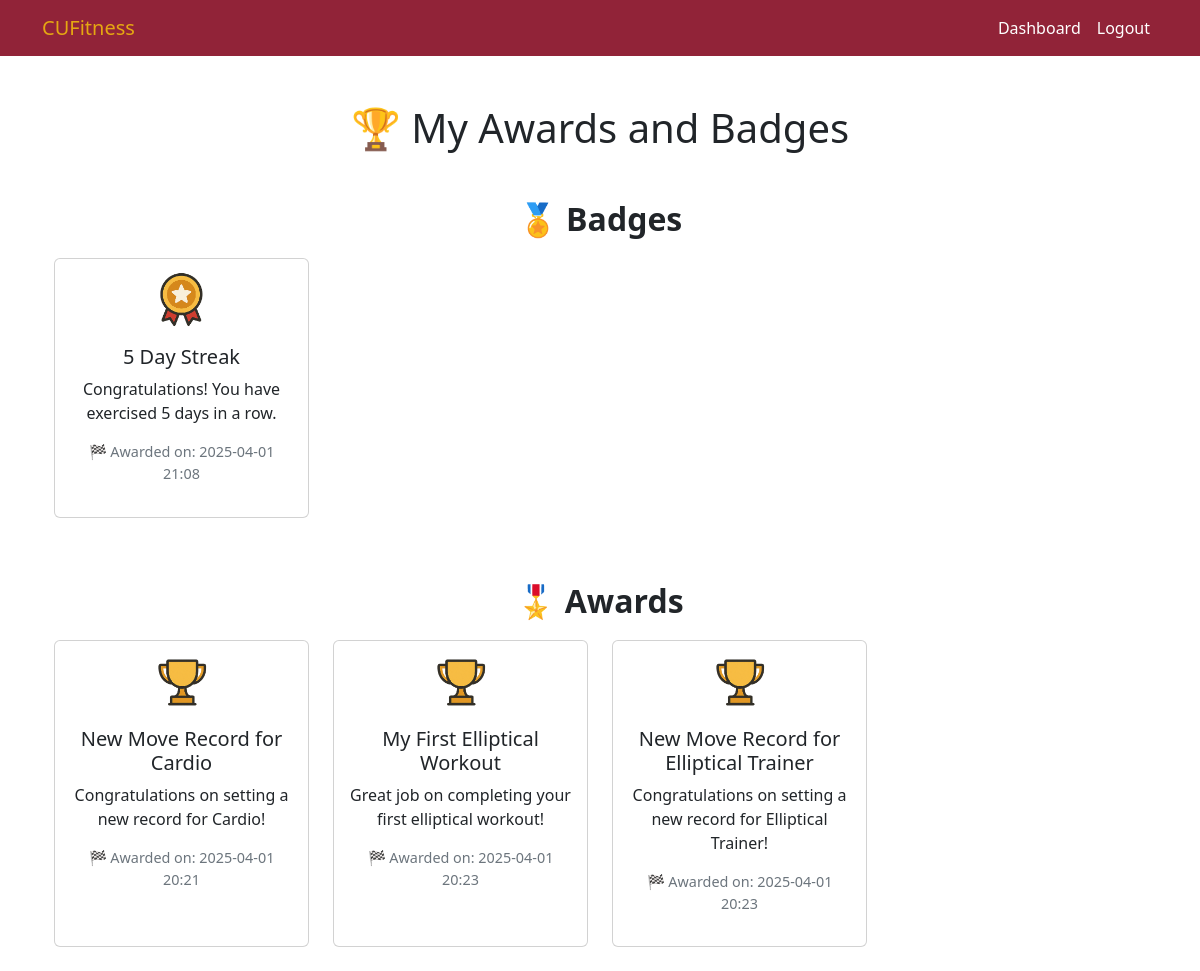
Screenshot of /progressTracking/awards/ (signed in) with the database file from the repository.
### ProgressTracking/models.py (models this page shows, shortened)
class UserBadge(models.Model):
    user = models.ForeignKey(settings.AUTH_USER_MODEL, on_delete=models.CASCADE)
    badge = models.ForeignKey(Badge, on_delete=models.CASCADE)
    awarded_at = models.DateTimeField(auto_now_add=True)

class Badge(models.Model):
    name = models.CharField(max_length=255, unique=True)
    description = models.TextField(blank=True)
    icon = models.ImageField(upload_to='badges/', blank=True, null=True, default='badges/default_badge.png')

class UserAward(models.Model):
    user = models.ForeignKey(settings.AUTH_USER_MODEL, on_delete=models.CASCADE)
    award = models.ForeignKey(Award, on_delete=models.CASCADE)
    awarded_at = models.DateTimeField(auto_now_add=True)

class Award(models.Model):
    name = models.CharField(max_length=255, unique = True)
    description = models.TextField(blank=True)
    icon = models.ImageField(upload_to='awards/', blank=True, null=True, default='awards/default_award.png')

### ProgressTracking/views.py (the view)
# urls.py: path('awards/', views.my_awards, name='my_awards'),
@login_required
def my_awards(request):
    user_badges = UserBadge.objects.filter(user=request.user)
    user_awards = UserAward.objects.filter(user=request.user)
    context = {
         'badges': user_badges,
         'awards': user_awards,
    }
    return render(request, 'progressTracking/awards.html', context)

### templates/progressTracking/awards.html (shortened to what this page needs)
{% extends "base.html" %}
{% block content %}
<div class="container mt-5">
  <h1 class="text-center mb-5">🏆 My Awards and Badges</h1>
  <h2 class="section-title">🏅 Badges</h2>
  {% if badges %}
    <div class="row">
      {% for user_badge in badges %}
        <div class="col-md-4 col-lg-3 mb-4">
          <div class="card h-100 text-center">
            {% if user_badge.badge.icon %}
              <img src="{{ user_badge.badge.icon.url }}" class="card-img-top" alt="{{ user_badge.badge.name }}">
            {% endif %}
            <div class="card-body">
              <h5 class="card-title">{{ user_badge.badge.name }}</h5>
              <p class="card-text">{{ user_badge.badge.description }}</p>
              <p class="award-time">🏁 Awarded on: {{ user_badge.awarded_at|date:"Y-m-d H:i" }}</p>
            </div>
          </div>
        </div>
      {% endfor %}
    </div>
  {% else %}
    <p class="text-center text-muted">You haven't earned any badges yet.</p>
  {% endif %}
  <h2 class="section-title">🎖️ Awards</h2>
  {% if awards %}
    <div class="row">
      {% for user_award in awards %}
        <div class="col-md-4 col-lg-3 mb-4">
          <div class="card h-100 text-center">
            {% if user_award.award.icon %}
              <img src="{{ user_award.award.icon.url }}" class="card-img-top" alt="{{ user_award.award.name }}">
            {% endif %}
            <div class="card-body">
              <h5 class="card-title">{{ user_award.award.name }}</h5>
              <p class="card-text">{{ user_award.award.description }}</p>
              <p class="award-time">🏁 Awarded on: {{ user_award.awarded_at|date:"Y-m-d H:i" }}</p>
            </div>
          </div>
        </div>
      {% endfor %}
    </div>
  {% else %}
    <p class="text-center text-muted">You haven't earned any awards yet.</p>
  {% endif %}
</div>
{% endblock %}

### templates/progressTracking/awards.html (style rules this page uses)
.section-title { margin: 40px 0 20px; font-weight: 600; text-align: center; }
.card-img-top { height: 60px; object-fit: contain; margin: 10px auto 0; }
.award-time { font-size: 0.9rem; color: #6c757d; }

### rows the page displays
UserBadge: badge.icon (placeholder picture), badge.name "5 Day Streak", badge.description "Congratulations! You have exercised 5 days in a row.", awarded_at "2025-04-01 21:08"
UserAward: award.icon (placeholder picture), award.name "New Move Record for Cardio", award.description "Congratulations on setting a new record for Cardio!", awarded_at "2025-04-01 20:21"
UserAward: award.icon (placeholder picture), award.name "My First Elliptical Workout", award.description "Great job on completing your first elliptical workout!", awarded_at "2025-04-01 20:23"
UserAward: award.icon (placeholder picture), award.name "New Move Record for Elliptical Trainer", award.description "Congratulations on setting a new record for Elliptical Trainer!", awarded_at "2025-04-01 20:23"
